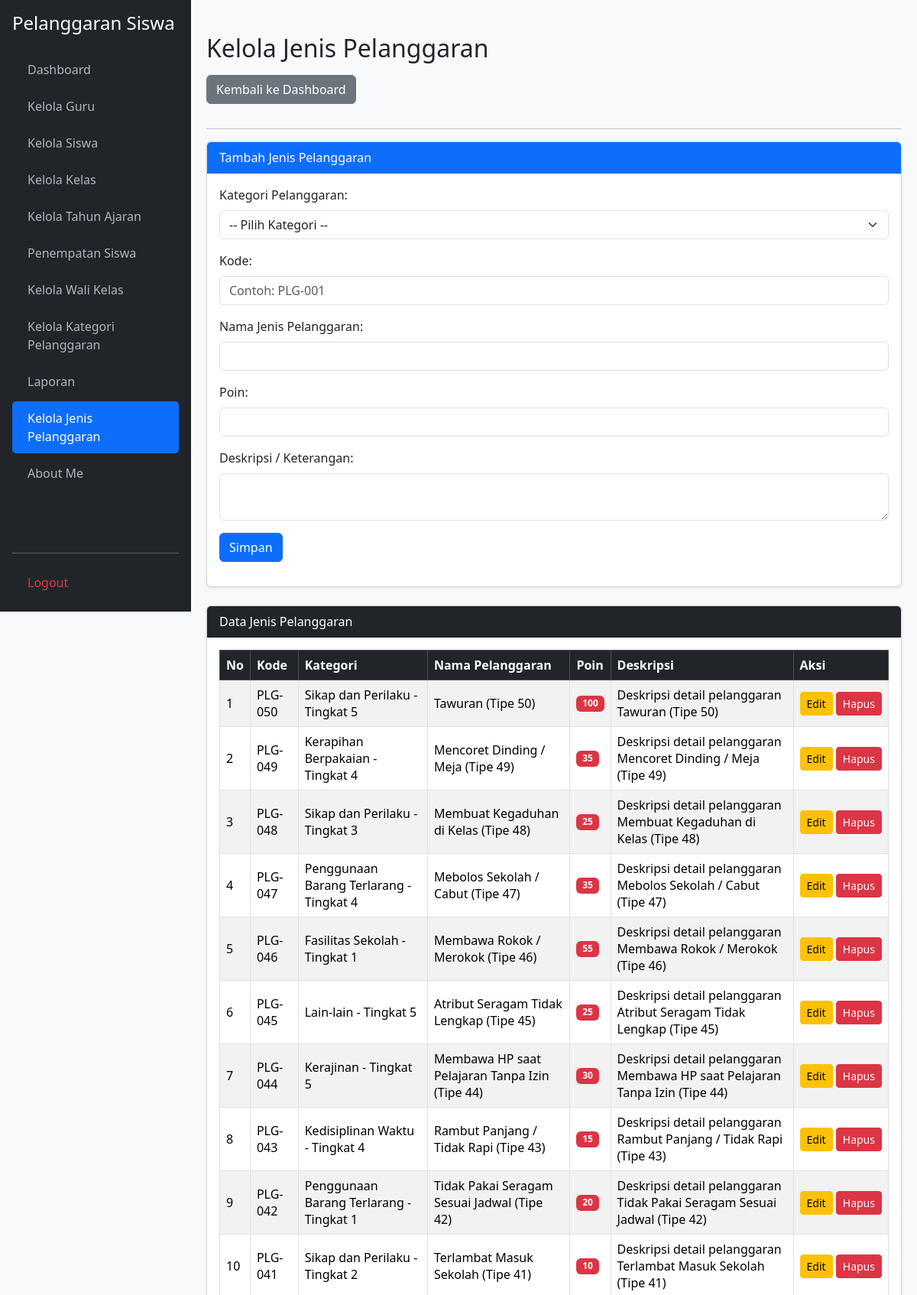
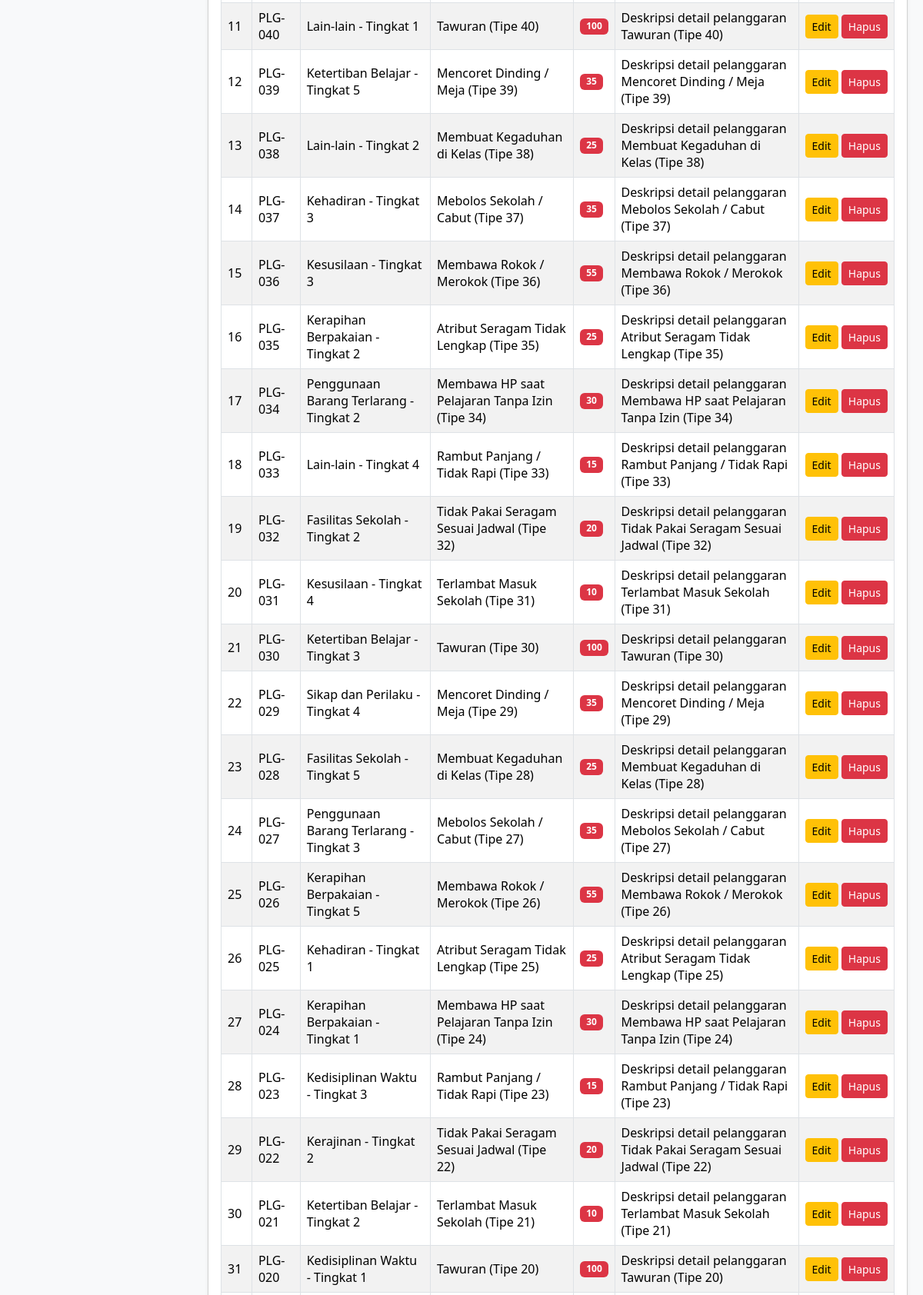
Screenshot of /kelola_jenis_pelanggaran.php (signed in, upper part) with the database file from the repository (2 pictures, top to bottom).
### tables this page shows
CREATE TABLE `t_pelanggaran` (
  `id` int(11) NOT NULL,
  `pelanggaran_kategori_id` int(11) NOT NULL,
  `kode` varchar(30) NOT NULL,
  `nama` varchar(150) NOT NULL,
  `poin` int(11) DEFAULT NULL,
  `deskripsi` text DEFAULT NULL,
  `status_aktif` tinyint(1) DEFAULT 1,
  `created_at` timestamp NULL DEFAULT NULL,
  `updated_at` timestamp NULL DEFAULT NULL
);

CREATE TABLE `t_pelanggaran_kategori` (
  `id` int(11) NOT NULL,
  `nama` varchar(100) NOT NULL,
  `deskripsi` text DEFAULT NULL,
  `status_aktif` tinyint(1) DEFAULT 1,
  `created_at` timestamp NULL DEFAULT NULL,
  `updated_at` timestamp NULL DEFAULT NULL
);

### kelola_jenis_pelanggaran.php (the view, shortened to what this page needs)
<?php
require_once 'koneksi.php';
function e($value) {
    return htmlspecialchars((string)$value, ENT_QUOTES, 'UTF-8');
}
$edit = [
    'id'=>'', 'pelanggaran_kategori_id'=>'',
    'kode'=>'', 'nama'=>'', 'poin'=>'', 'deskripsi'=>''
];
$data = mysqli_query($koneksi,
    "SELECT p.*, k.nama AS nama_kategori
     FROM t_pelanggaran p
     LEFT JOIN t_pelanggaran_kategori k
     ON p.pelanggaran_kategori_id=k.id
     ORDER BY p.id DESC");
?>
<!DOCTYPE html>
<html lang="id">
<head>
    <link href="https://cdn.jsdelivr.net/npm/bootstrap@5.3.3/dist/css/bootstrap.min.css" rel="stylesheet">
    <link href="https://cdn.datatables.net/2.3.4/css/dataTables.bootstrap5.min.css" rel="stylesheet">
</head>
<body>
<div class="sidebar d-flex flex-column p-3">
    <h4 class="text-white mb-4">Pelanggaran Siswa</h4>
    <ul class="nav nav-pills flex-column mb-auto">
        <li class="nav-item mb-1"><a href="dashboard.php">Dashboard</a></li>
        <li class="nav-item mb-1"><a href="kelola_guru.php">Kelola Guru</a></li>
        <li class="nav-item mb-1"><a href="kelola_siswa.php">Kelola Siswa</a></li>
        <li class="nav-item mb-1"><a href="kelola_kelas.php">Kelola Kelas</a></li>
        <li class="nav-item mb-1"><a href="kelola_tahun_ajaran.php">Kelola Tahun Ajaran</a></li>
        <li class="nav-item mb-1"><a href="penempatan_siswa.php">Penempatan Siswa</a></li>
        <li class="nav-item mb-1"><a href="kelola_wali_kelas.php">Kelola Wali Kelas</a></li>
        <li class="nav-item mb-1"><a href="kelola_kategori_pelanggaran.php">Kelola Kategori Pelanggaran</a></li>
        <li class="nav-item mb-1"><a href="laporan.php">Laporan</a></li>
        <li class="nav-item mb-1"><a href="kelola_jenis_pelanggaran.php" class="active">Kelola Jenis Pelanggaran</a></li>
        <li class="nav-item mb-1"><a href="about_me.php">About Me</a></li>
    </ul>
    <hr>
    <a href="logout.php" class="text-danger">Logout</a>
</div>
<div class="main-content">
    <h2 class="mb-3">Kelola Jenis Pelanggaran</h2>
    <a href="dashboard.php" class="btn btn-secondary mb-3">Kembali ke Dashboard</a>
    <hr>
    <div class="card shadow-sm mb-4">
        <div class="card-header bg-primary text-white">
            <?= !empty($edit['id']) ? 'Edit Jenis Pelanggaran' : 'Tambah Jenis Pelanggaran'; ?>
        </div>
        <div class="card-body">
            <form method="POST" action="kelola_jenis_pelanggaran.php">
                <div class="mb-3">
                    <label class="form-label">Kategori Pelanggaran:</label>
                    <select name="pelanggaran_kategori_id" class="form-select" required>
                        <option value="">-- Pilih Kategori --</option>
                    </select>
                </div>
                <div class="mb-3">
                    <label class="form-label">Kode:</label>
                    <input type="text" name="kode" class="form-control"
                           placeholder="Contoh: PLG-001" value="<?= e($edit['kode']); ?>" required>
                </div>
                <div class="mb-3">
                    <label class="form-label">Nama Jenis Pelanggaran:</label>
                    <input type="text" name="nama" class="form-control"
                           value="<?= e($edit['nama']); ?>" required>
                </div>
                <div class="mb-3">
                    <label class="form-label">Poin:</label>
                    <input type="number" name="poin" class="form-control"
                           min="0" value="<?= e($edit['poin']); ?>" required>
                </div>
                <div class="mb-3">
                    <label class="form-label">Deskripsi / Keterangan:</label>
                    <textarea name="deskripsi" class="form-control" rows="2"><?= e($edit['deskripsi']); ?></textarea>
                </div>
                <button type="submit" name="simpan" class="btn btn-primary">
                    <?= !empty($edit['id']) ? 'Update Data' : 'Simpan'; ?>
                </button>
            </form>
        </div>
    </div>
    <div class="card shadow-sm">
        <div class="card-header bg-dark text-white">Data Jenis Pelanggaran</div>
        <div class="card-body">
            <div class="table-responsive">
                <table id="tabelPelanggaran"
                       class="table table-bordered table-striped table-hover align-middle w-100">
                    <thead class="table-dark">
                        <tr>
                            <th>No</th>
                            <th>Kode</th>
                            <th>Kategori</th>
                            <th>Nama Pelanggaran</th>
                            <th>Poin</th>
                            <th>Deskripsi</th>
                            <th>Aksi</th>
                        </tr>
                    </thead>
                    <tbody>
                    <?php if ($data && mysqli_num_rows($data) > 0): ?>
                        <?php $no=1; while ($r = mysqli_fetch_assoc($data)): ?>
                            <tr>
                                <td><?= $no++; ?></td>
                                <td><?= e($r['kode']); ?></td>
                                <td><?= e($r['nama_kategori'] ?? '-'); ?></td>
                                <td><?= e($r['nama']); ?></td>
                                <td><span class="badge bg-danger"><?= (int)$r['poin']; ?></span></td>
                                <td><?= $r['deskripsi'] ? e($r['deskripsi']) : '-'; ?></td>
                                <td class="text-nowrap">
                                    <a href="kelola_jenis_pelanggaran.php?edit=<?= (int)$r['id']; ?>"
                                       class="btn btn-sm btn-warning">Edit</a>
                                    <a href="kelola_jenis_pelanggaran.php?hapus=<?= (int)$r['id']; ?>"
                                       class="btn btn-sm btn-danger"
                                       onclick="return confirm('Yakin ingin menghapus jenis pelanggaran ini?')">
                                        Hapus
                                    </a>
                                </td>
                            </tr>
                        <?php endwhile; ?>
                    <?php endif; ?>
                    </tbody>
                </table>
            </div>
        </div>
    </div>
</div>
</body>
</html>

### kelola_jenis_pelanggaran.php (style rules this page uses)
body { background-color: #f8f9fa; }
.sidebar { min-height: 100vh; background-color: #212529; color: #fff; position: fixed; width: 250px; top: 0; left: 0; overflow-y: auto; }
.sidebar a { color: #adb5bd; text-decoration: none; display: block; padding: 10px 20px; border-radius: 5px; }
.sidebar a:hover, .sidebar a.active { color: #fff; background-color: #0d6efd; }
.main-content { margin-left: 250px; padding: 20px; min-width: 0; }

### rows the page displays
t_pelanggaran: kode "PLG-050", pelanggaran_kategori.nama "Sikap dan Perilaku - Tingkat 5", nama "Tawuran (Tipe 50)", poin "100", deskripsi "Deskripsi detail pelanggaran Tawuran (Tipe 50)"
t_pelanggaran: kode "PLG-049", pelanggaran_kategori.nama "Kerapihan Berpakaian - Tingkat 4", nama "Mencoret Dinding / Meja (Tipe 49)", poin "35", deskripsi "Deskripsi detail pelanggaran Mencoret Dinding / Meja (Tipe 49)"
t_pelanggaran: kode "PLG-048", pelanggaran_kategori.nama "Sikap dan Perilaku - Tingkat 3", nama "Membuat Kegaduhan di Kelas (Tipe 48)", poin "25", deskripsi "Deskripsi detail pelanggaran Membuat Kegaduhan di Kelas (Tipe 48)"
t_pelanggaran: kode "PLG-047", pelanggaran_kategori.nama "Penggunaan Barang Terlarang - Tingkat 4", nama "Mebolos Sekolah / Cabut (Tipe 47)", poin "35", deskripsi "Deskripsi detail pelanggaran Mebolos Sekolah / Cabut (Tipe 47)"
t_pelanggaran: kode "PLG-046", pelanggaran_kategori.nama "Fasilitas Sekolah - Tingkat 1", nama "Membawa Rokok / Merokok (Tipe 46)", poin "55", deskripsi "Deskripsi detail pelanggaran Membawa Rokok / Merokok (Tipe 46)"
t_pelanggaran: kode "PLG-045", pelanggaran_kategori.nama "Lain-lain - Tingkat 5", nama "Atribut Seragam Tidak Lengkap (Tipe 45)", poin "25", deskripsi "Deskripsi detail pelanggaran Atribut Seragam Tidak Lengkap (Tipe 45)"
t_pelanggaran: kode "PLG-044", pelanggaran_kategori.nama "Kerajinan - Tingkat 5", nama "Membawa HP saat Pelajaran Tanpa Izin (Tipe 44)", poin "30", deskripsi "Deskripsi detail pelanggaran Membawa HP saat Pelajaran Tanpa Izin (Tipe 44)"
t_pelanggaran: kode "PLG-043", pelanggaran_kategori.nama "Kedisiplinan Waktu - Tingkat 4", nama "Rambut Panjang / Tidak Rapi (Tipe 43)", poin "15", deskripsi "Deskripsi detail pelanggaran Rambut Panjang / Tidak Rapi (Tipe 43)"
t_pelanggaran: kode "PLG-042", pelanggaran_kategori.nama "Penggunaan Barang Terlarang - Tingkat 1", nama "Tidak Pakai Seragam Sesuai Jadwal (Tipe 42)", poin "20", deskripsi "Deskripsi detail pelanggaran Tidak Pakai Seragam Sesuai Jadwal (Tipe 42)"
t_pelanggaran: kode "PLG-041", pelanggaran_kategori.nama "Sikap dan Perilaku - Tingkat 2", nama "Terlambat Masuk Sekolah (Tipe 41)", poin "10", deskripsi "Deskripsi detail pelanggaran Terlambat Masuk Sekolah (Tipe 41)"
t_pelanggaran: kode "PLG-040", pelanggaran_kategori.nama "Lain-lain - Tingkat 1", nama "Tawuran (Tipe 40)", poin "100", deskripsi "Deskripsi detail pelanggaran Tawuran (Tipe 40)"
t_pelanggaran: kode "PLG-039", pelanggaran_kategori.nama "Ketertiban Belajar - Tingkat 5", nama "Mencoret Dinding / Meja (Tipe 39)", poin "35", deskripsi "Deskripsi detail pelanggaran Mencoret Dinding / Meja (Tipe 39)"
t_pelanggaran: kode "PLG-038", pelanggaran_kategori.nama "Lain-lain - Tingkat 2", nama "Membuat Kegaduhan di Kelas (Tipe 38)", poin "25", deskripsi "Deskripsi detail pelanggaran Membuat Kegaduhan di Kelas (Tipe 38)"
t_pelanggaran: kode "PLG-037", pelanggaran_kategori.nama "Kehadiran - Tingkat 3", nama "Mebolos Sekolah / Cabut (Tipe 37)", poin "35", deskripsi "Deskripsi detail pelanggaran Mebolos Sekolah / Cabut (Tipe 37)"
t_pelanggaran: kode "PLG-036", pelanggaran_kategori.nama "Kesusilaan - Tingkat 3", nama "Membawa Rokok / Merokok (Tipe 36)", poin "55", deskripsi "Deskripsi detail pelanggaran Membawa Rokok / Merokok (Tipe 36)"
t_pelanggaran: kode "PLG-035", pelanggaran_kategori.nama "Kerapihan Berpakaian - Tingkat 2", nama "Atribut Seragam Tidak Lengkap (Tipe 35)", poin "25", deskripsi "Deskripsi detail pelanggaran Atribut Seragam Tidak Lengkap (Tipe 35)"
t_pelanggaran: kode "PLG-034", pelanggaran_kategori.nama "Penggunaan Barang Terlarang - Tingkat 2", nama "Membawa HP saat Pelajaran Tanpa Izin (Tipe 34)", poin "30", deskripsi "Deskripsi detail pelanggaran Membawa HP saat Pelajaran Tanpa Izin (Tipe 34)"
t_pelanggaran: kode "PLG-033", pelanggaran_kategori.nama "Lain-lain - Tingkat 4", nama "Rambut Panjang / Tidak Rapi (Tipe 33)", poin "15", deskripsi "Deskripsi detail pelanggaran Rambut Panjang / Tidak Rapi (Tipe 33)"
t_pelanggaran: kode "PLG-032", pelanggaran_kategori.nama "Fasilitas Sekolah - Tingkat 2", nama "Tidak Pakai Seragam Sesuai Jadwal (Tipe 32)", poin "20", deskripsi "Deskripsi detail pelanggaran Tidak Pakai Seragam Sesuai Jadwal (Tipe 32)"
t_pelanggaran: kode "PLG-031", pelanggaran_kategori.nama "Kesusilaan - Tingkat 4", nama "Terlambat Masuk Sekolah (Tipe 31)", poin "10", deskripsi "Deskripsi detail pelanggaran Terlambat Masuk Sekolah (Tipe 31)"
t_pelanggaran: kode "PLG-030", pelanggaran_kategori.nama "Ketertiban Belajar - Tingkat 3", nama "Tawuran (Tipe 30)", poin "100", deskripsi "Deskripsi detail pelanggaran Tawuran (Tipe 30)"
t_pelanggaran: kode "PLG-029", pelanggaran_kategori.nama "Sikap dan Perilaku - Tingkat 4", nama "Mencoret Dinding / Meja (Tipe 29)", poin "35", deskripsi "Deskripsi detail pelanggaran Mencoret Dinding / Meja (Tipe 29)"
t_pelanggaran: kode "PLG-028", pelanggaran_kategori.nama "Fasilitas Sekolah - Tingkat 5", nama "Membuat Kegaduhan di Kelas (Tipe 28)", poin "25", deskripsi "Deskripsi detail pelanggaran Membuat Kegaduhan di Kelas (Tipe 28)"
t_pelanggaran: kode "PLG-027", pelanggaran_kategori.nama "Penggunaan Barang Terlarang - Tingkat 3", nama "Mebolos Sekolah / Cabut (Tipe 27)", poin "35", deskripsi "Deskripsi detail pelanggaran Mebolos Sekolah / Cabut (Tipe 27)"
t_pelanggaran: kode "PLG-026", pelanggaran_kategori.nama "Kerapihan Berpakaian - Tingkat 5", nama "Membawa Rokok / Merokok (Tipe 26)", poin "55", deskripsi "Deskripsi detail pelanggaran Membawa Rokok / Merokok (Tipe 26)"
t_pelanggaran: kode "PLG-025", pelanggaran_kategori.nama "Kehadiran - Tingkat 1", nama "Atribut Seragam Tidak Lengkap (Tipe 25)", poin "25", deskripsi "Deskripsi detail pelanggaran Atribut Seragam Tidak Lengkap (Tipe 25)"
t_pelanggaran: kode "PLG-024", pelanggaran_kategori.nama "Kerapihan Berpakaian - Tingkat 1", nama "Membawa HP saat Pelajaran Tanpa Izin (Tipe 24)", poin "30", deskripsi "Deskripsi detail pelanggaran Membawa HP saat Pelajaran Tanpa Izin (Tipe 24)"
t_pelanggaran: kode "PLG-023", pelanggaran_kategori.nama "Kedisiplinan Waktu - Tingkat 3", nama "Rambut Panjang / Tidak Rapi (Tipe 23)", poin "15", deskripsi "Deskripsi detail pelanggaran Rambut Panjang / Tidak Rapi (Tipe 23)"
t_pelanggaran: kode "PLG-022", pelanggaran_kategori.nama "Kerajinan - Tingkat 2", nama "Tidak Pakai Seragam Sesuai Jadwal (Tipe 22)", poin "20", deskripsi "Deskripsi detail pelanggaran Tidak Pakai Seragam Sesuai Jadwal (Tipe 22)"
t_pelanggaran: kode "PLG-021", pelanggaran_kategori.nama "Ketertiban Belajar - Tingkat 2", nama "Terlambat Masuk Sekolah (Tipe 21)", poin "10", deskripsi "Deskripsi detail pelanggaran Terlambat Masuk Sekolah (Tipe 21)"
t_pelanggaran: kode "PLG-020", pelanggaran_kategori.nama "Kedisiplinan Waktu - Tingkat 1", nama "Tawuran (Tipe 20)", poin "100", deskripsi "Deskripsi detail pelanggaran Tawuran (Tipe 20)"
